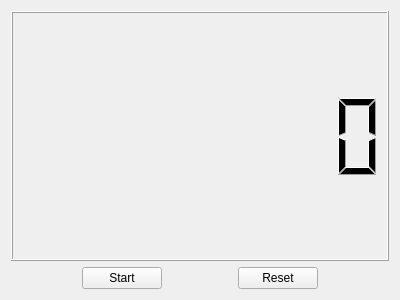
<?xml version="1.0" encoding="UTF-8"?>
<ui version="4.0">
 <class>StopwatchPageWidget</class>
 <widget class="QWidget" name="StopwatchPageWidget">
  <property name="geometry">
   <rect>
    <x>0</x>
    <y>0</y>
    <width>400</width>
    <height>300</height>
   </rect>
  </property>
  <property name="windowTitle">
   <string>Form</string>
  </property>
  <layout class="QVBoxLayout" name="verticalLayout">
   <item>
    <widget class="QLCDNumber" name="timeDisplay">
     <property name="digitCount">
      <number>8</number>
     </property>
    </widget>
   </item>
   <item>
    <layout class="QHBoxLayout" name="horizontalLayout">
     <item>
      <spacer name="horizontalSpacer_2">
       <property name="orientation">
        <enum>Qt::Horizontal</enum>
       </property>
       <property name="sizeHint" stdset="0">
        <size>
         <width>40</width>
         <height>20</height>
        </size>
       </property>
      </spacer>
     </item>
     <item>
      <widget class="QPushButton" name="startPauseButton">
       <property name="text">
        <string>Start</string>
       </property>
      </widget>
     </item>
     <item>
      <spacer name="horizontalSpacer">
       <property name="orientation">
        <enum>Qt::Horizontal</enum>
       </property>
       <property name="sizeHint" stdset="0">
        <size>
         <width>40</width>
         <height>20</height>
        </size>
       </property>
      </spacer>
     </item>
     <item>
      <widget class="QPushButton" name="resetButton">
       <property name="text">
        <string>Reset</string>
       </property>
      </widget>
     </item>
     <item>
      <spacer name="horizontalSpacer_3">
       <property name="orientation">
        <enum>Qt::Horizontal</enum>
       </property>
       <property name="sizeHint" stdset="0">
        <size>
         <width>40</width>
         <height>20</height>
        </size>
       </property>
      </spacer>
     </item>
    </layout>
   </item>
  </layout>
 </widget>
 <resources/>
 <connections/>
</ui>
